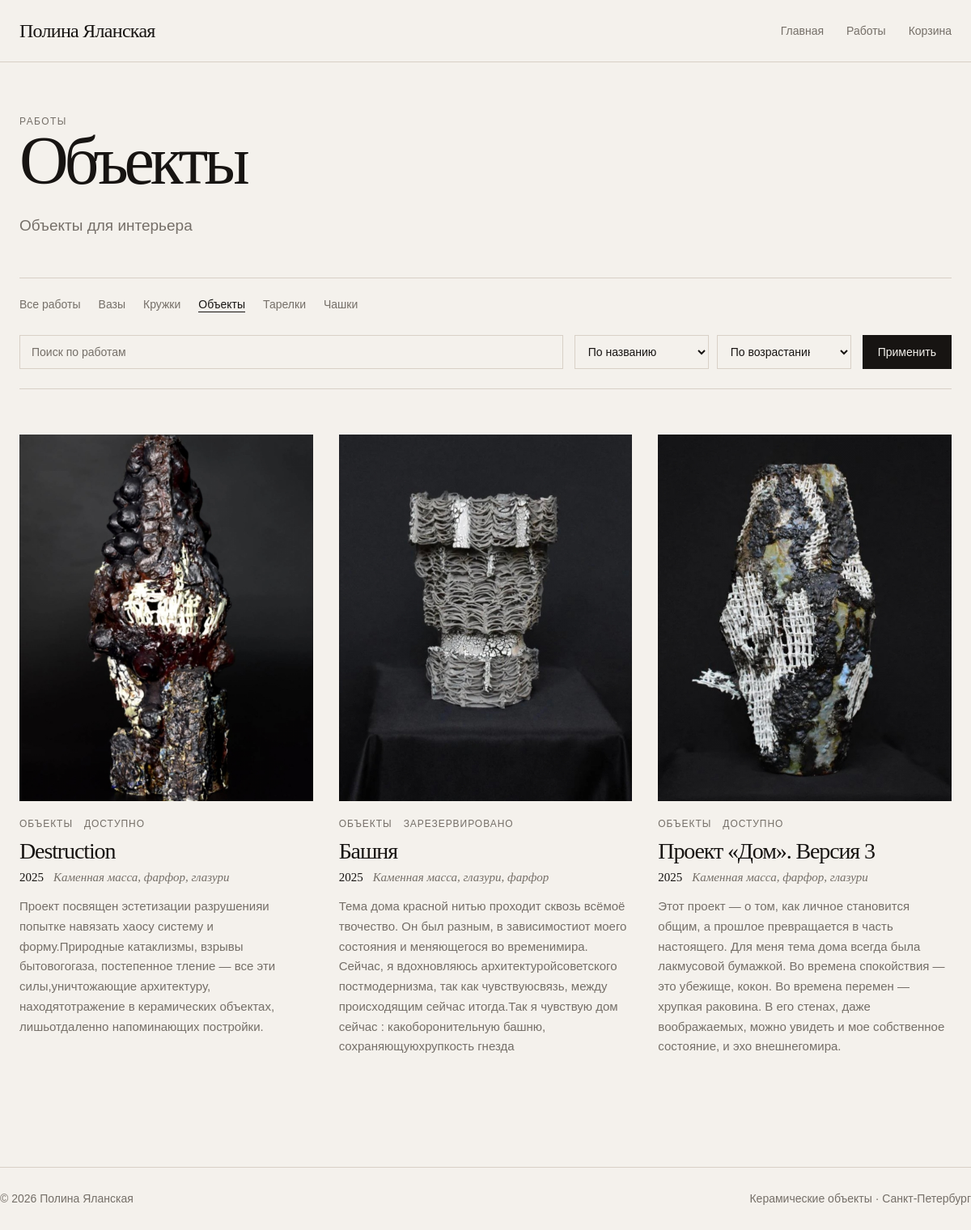
The page /catalog?category=objects&sort_by=name&order=ASC&q= on the database its author committed.
### tables this page shows
CREATE TABLE categories (
    id INTEGER PRIMARY KEY AUTOINCREMENT,
    name TEXT NOT NULL UNIQUE,
    slug TEXT NOT NULL UNIQUE,
    description TEXT
    );

CREATE TABLE products (
    id TEXT PRIMARY KEY,
    name TEXT NOT NULL,
    description TEXT,
    price INTEGER NOT NULL,
    status TEXT NOT NULL DEFAULT 'available',
    img TEXT,
    category_id INTEGER,
    year INTEGER,
    materials TEXT NOT NULL DEFAULT 'Каменная масса',
    is_visible INTEGER NOT NULL DEFAULT 1,
    is_for_sale INTEGER NOT NULL DEFAULT 1,
    is_archived INTEGER NOT NULL DEFAULT 0,
    is_featured INTEGER NOT NULL DEFAULT 0,
    FOREIGN KEY (category_id) REFERENCES categories(id)
    );

### routes/main.py (the view)
@main_bp.route("/catalog")
def catalog():
    category_slug = request.args.get("category")
    sort_by = request.args.get("sort_by", "name")
    order = request.args.get("order", "ASC").upper()
    search_query = request.args.get("q", "").strip()
    tag_slug = request.args.get("tag", "")
    categories = get_all_categories()
    current_category = None
    if category_slug:
        current_category = get_category_by_slug(category_slug)
        if not current_category:
            flash("Категория не найдена", "error")
            return redirect(url_for("main.catalog"))
    tag = None
    if tag_slug:
        tag = get_tag_by_slug(tag_slug)
        if not tag:
            flash("Тег не найден", "error")
            return redirect(url_for("main.catalog"))
        products = get_products_by_tag_slug(tag_slug)
    else:
        products = get_all_products(category_slug, sort_by, order, search_query)
    return render_template(
        "catalog.html",
        products=products,
        tag=tag,
        categories=categories,
        current_category=current_category,
        current_sort=sort_by,
        current_order=order,
        current_tag=tag_slug,
        category_slug=category_slug,
        search_query=search_query,
        product_statuses=PRODUCT_STATUSES
    )

### database/categories.py (called while the page is built)
def get_all_categories():
    conn = get_db_connection()
    categories = conn.execute("SELECT * FROM categories ORDER BY name").fetchall()
    conn.close()
    return categories

def get_category_by_slug(slug):
    conn = get_db_connection()
    category = conn.execute("SELECT * FROM categories WHERE slug = ?", (slug,)).fetchone()
    conn.close()
    return category

### database/connection.py (called while the page is built)
def get_db_connection():
    database_path = current_app.config["DATABASE"]
    conn = sqlite3.connect(database_path)
    conn.execute("PRAGMA foreign_keys = ON")
    conn.row_factory = sqlite3.Row
    return conn

### services/cart_service.py (called while the page is built)
def get_cart(session):
    return session.get("cart", {})

def get_cart_count(session):
    cart = get_cart(session)
    return sum(cart.values())

### templates/catalog.html (shortened to what this page needs)
{% extends 'base.html' %}
{% block content %}
	<section class="catalog-page">
		<header class="catalog-header">
    <p class="home-section-label">Работы</p>
    <div class="catalog-header__content">
        {% if current_category %}
            <h1 class="catalog-header__title">
                {{ current_category.name }}
            </h1>
            {% if current_category.description %}
                <p class="catalog-header__description">
                    {{ current_category.description }}
                </p>
            {% endif %}
        {% else %}
            <h1 class="catalog-header__title">Доступные работы</h1>
            <p class="catalog-header__description">
                Керамические объекты и малые формы. Некоторые работы доступны
                для приобретения, другие представлены как часть художественной практики.
            </p>
        {% endif %}
    </div>
</header>
		<section class="catalog-tools" aria-label="Фильтры и поиск">
			<nav class="catalog-categories" aria-label="Категории работ">
				<a href="{{ url_for('main.catalog', sort_by=current_sort, order=current_order, q=search_query) }}"
				class="catalog-category {% if not current_category %}is-active{% endif %}">
				Все работы
			</a>
			{% for category in categories %}
				<a href="{{ url_for('main.catalog', category=category.slug, sort_by=current_sort, order=current_order, q=search_query) }}"
					class="catalog-category {% if current_category and current_category.id == category.id %}is-active{% endif %}">
					{{category.name}}
				</a>
			{% endfor %}
			</nav>
			<form action="{{ url_for('main.catalog') }}" method="get" class="catalog-filter-form">
				<div class="catalog-search">
					<input type="text" name="q" id="catalog-search" value="{{ search_query }}" placeholder="Поиск по работам" class="catalog-search__input">
				</div>
				<div class="catalog-selects">
					<select name="sort_by" id="sort_by" class="catalog-select">
						<option value="name" {% if current_sort == 'name' %}selected{% endif %}>По названию</option>
					</select>
					<select name="order" id="order" class="catalog-select">
						<option value="ASC" {% if current_order == 'ASC' %}selected{% endif %}>По возрастанию</option>
					</select>
				</div>
				<button type="submit" class="catalog-filter-button">Применить</button>
			</form>
		</section>
		{% if products %}
		<div class="works-grid">
			{% for product in products %}
				<article class="work-card">
					<a href="{{ url_for('main.product_page', product_id=product.id) }}" class="work-card__image-link">
						{% if product.img %}
							<img src="{{ product.img }}" alt="{{ product.name }}" class="work-card__image">
						{% else %}
							<div class="work-card__image-placeholder">
								Нет изображения
							</div>
						{% endif %}
					</a>
					<div class="work-card__body">
						<div class="work-card__meta">
							{% if product.category_name %}
								<span>{{ product.category_name }}</span>
							{% endif %}
							{% if product.status %}
								<span>
									{% if product.status == 'available' %}
										доступно
									{% elif product.status == 'sold' %}
										продано
									{% elif product.status == 'reserved' %}
										зарезервировано
									{% else %}
										{{ product.status }}
									{% endif %}
								</span>
							{% endif %}
						</div>
						<h2 class="work-card__title">
							<a href="{{ url_for('main.product_page', product_id=product.id) }}">
								{{ product.name }}
							</a>
						</h2>
						{% if product.year or product.materials %}
							<div class="work-card__details">
								{% if product.year %}
									<span class="work-card__year">{{ product.year }}</span>
								{% endif %}
								{% if product.materials %}
									<span class="work-card__materials">{{ product.materials }}</span>
								{% endif %}
							</div>
						{% endif %}
						{% if product.description %}
							<p class="work-card__description">
								{{ product.description }}
							</p>
						{% endif %}
					</div>
				</article>
			{% endfor %}
		</div>
	{% endif %}
	</section>
{% endblock %}

### static/css/style.css (style rules this page uses)
:root { --color-bg: #f4f1ec; --color-text: #171412; --color-muted: #756f68; --color-line: #d8d0c6; --color-dark: #151515; --color-clay: #8f4637; --font-serif: Georgia, "Times New Roman", serif; --font-sans: Arial, Helvetica, sans-serif; --container-width: 1280px; --container-padding: 24px; }
* { box-sizing: border-box; }
html { width: 100%; -webkit-text-size-adjust: 100%; text-size-adjust: 100%; scroll-behavior: smooth; }
html, body { width: 100%; overflow-x: hidden; }
body, h1, h2, h3, h4, p, figure { margin: 0; }
body { min-height: 100vh; background: var(--color-bg); color: var(--color-text); font-family: var(--font-sans); line-height: 1.5; }
img { display: block; max-width: 100%; }
a { color: inherit; }
button, input, textarea, select { font: inherit; }
.home-section-label { color: var(--color-muted); font-size: 12px; line-height: 1.5; letter-spacing: 0.12em; text-transform: uppercase; }
.catalog-page { padding-bottom: 40px; }
.catalog-header { margin-bottom: 48px; }
.catalog-header__content { max-width: 760px; }
.catalog-header__title { margin: 0; max-width: 680px; font-family: var(--font-serif); font-size: clamp(42px, 7vw, 88px); line-height: 0.95; font-weight: 400; letter-spacing: -0.06em; color: var(--color-text); }
.catalog-header__description { max-width: 620px; margin: 24px 0 0; font-size: clamp(16px, 1.7vw, 19px); line-height: 1.7; color: var(--color-muted); }
.catalog-tools { display: grid; grid-template-columns: 1fr; gap: 28px; border-top: 1px solid var(--color-line); border-bottom: 1px solid var(--color-line); padding: 24px 0; margin-bottom: 56px; }
.catalog-categories { display: flex; flex-wrap: wrap; gap: 10px 22px; }
.catalog-category { color: var(--color-muted); font-size: 14px; line-height: 1.2; text-decoration: none; }
.catalog-category.is-active { color: var(--color-text); border-bottom: 1px solid currentColor; }
.catalog-filter-form { display: grid; grid-template-columns: minmax(220px, 1fr) auto auto; gap: 14px; align-items: center; }
.catalog-search { min-width: 0; }
.catalog-search__input, .catalog-select { width: 100%; border: 1px solid var(--color-line); border-radius: 0; background: transparent; color: var(--color-text); font-size: 14px; line-height: 1; }
.catalog-search__input { min-height: 42px; padding: 0 14px; }
.catalog-search__input::placeholder { color: var(--color-muted); }
.catalog-selects { display: flex; gap: 10px; }
.catalog-select { min-height: 42px; padding: 0 34px 0 12px; }
.catalog-filter-button { min-height: 42px; border: 1px solid var(--color-text); border-radius: 0; background: var(--color-text); color: var(--color-bg); cursor: pointer; font-size: 14px; line-height: 1; padding: 0 18px; }
.works-grid { display: grid; grid-template-columns: repeat(3, minmax(0, 1fr)); gap: 56px 32px; }
.work-card { min-width: 0; }
.work-card__image-link { display: block; margin-bottom: 20px; background: var(--color-dark); overflow: hidden; text-decoration: none; }
.work-card__image { width: 100%; aspect-ratio: 4/5; object-fit: cover; object-position: center; transition: transform 0.5s ease; }
.work-card__body { display: grid; gap: 8px; }
.work-card__meta { display: flex; flex-wrap: wrap; gap: 8px 14px; color: var(--color-muted); font-size: 12px; line-height: 1.4; letter-spacing: 0.08em; text-transform: uppercase; }
.work-card__title { margin-top: 2px; font-family: var(--font-serif); font-size: 28px; font-weight: 400; line-height: 1.05; letter-spacing: -0.04em; }
.work-card__title a { text-decoration: none; }
.work-card__details { display: flex; flex-wrap: wrap; gap: 6px 12px; align-items: baseline; max-width: 380px; color: var(--color-muted); font-family: var(--font-serif); font-size: 15px; line-height: 1.45; }
.work-card__year { color: var(--color-text); font-style: normal; }
.work-card__materials { font-style: italic; }
.work-card__description { max-width: 380px; margin-top: 4px; color: var(--color-muted); font-size: 14px; line-height: 1.65; }
.work-card__description { max-width: 380px; color: var(--color-muted); font-size: 15px; line-height: 1.65; }

### rows shown on the page
categories: name "Объекты", description "Объекты для интерьера"
categories: name "Вазы"
categories: name "Кружки"
categories: name "Тарелки"
categories: name "Чашки"
products: img (picture), category_name "ОБЪЕКТЫ", status "ДОСТУПНО", name "Destruction", year "2025", materials "Каменная масса, фарфор, глазури", description "Проект посвящен эстетизации разрушенияи попытке навязать хаосу систему и форму.Природные катаклизмы, взрывы бытовогогаза, постепенное тление — все эти силы,уничтожающие архитектуру, находятотражение в керамических объектах, лишьотдаленно напоминающих постройки."
products: img (picture), category_name "ОБЪЕКТЫ", status "ЗАРЕЗЕРВИРОВАНО", name "Башня", year "2025", materials "Каменная масса, глазури, фарфор", description "Тема дома красной нитью проходит сквозь всёмоё твочество. Он был разным, в зависимостиот моего состояния и меняющегося во временимира. Сейчас, я вдохновляюсь архитектуройсоветского постмодернизма, так как чувствуюсвязь, между происходящим сейчас итогда.Так я чувствую дом сейчас : какоборонительную башню, сохраняющуюхрупкость гнезда"
products: img (picture), category_name "ОБЪЕКТЫ", status "ДОСТУПНО", name "Проект «Дом». Версия 3", year "2025", materials "Каменная масса, фарфор, глазури", description "Этот проект — о том, как личное становится общим, а прошлое превращается в часть настоящего. Для меня тема дома всегда была лакмусовой бумажкой. Во времена спокойствия — это убежище, кокон. Во времена перемен — хрупкая раковина. В его стенах, даже воображаемых, можно увидеть и мое собственное состояние, и эхо внешнегомира."
